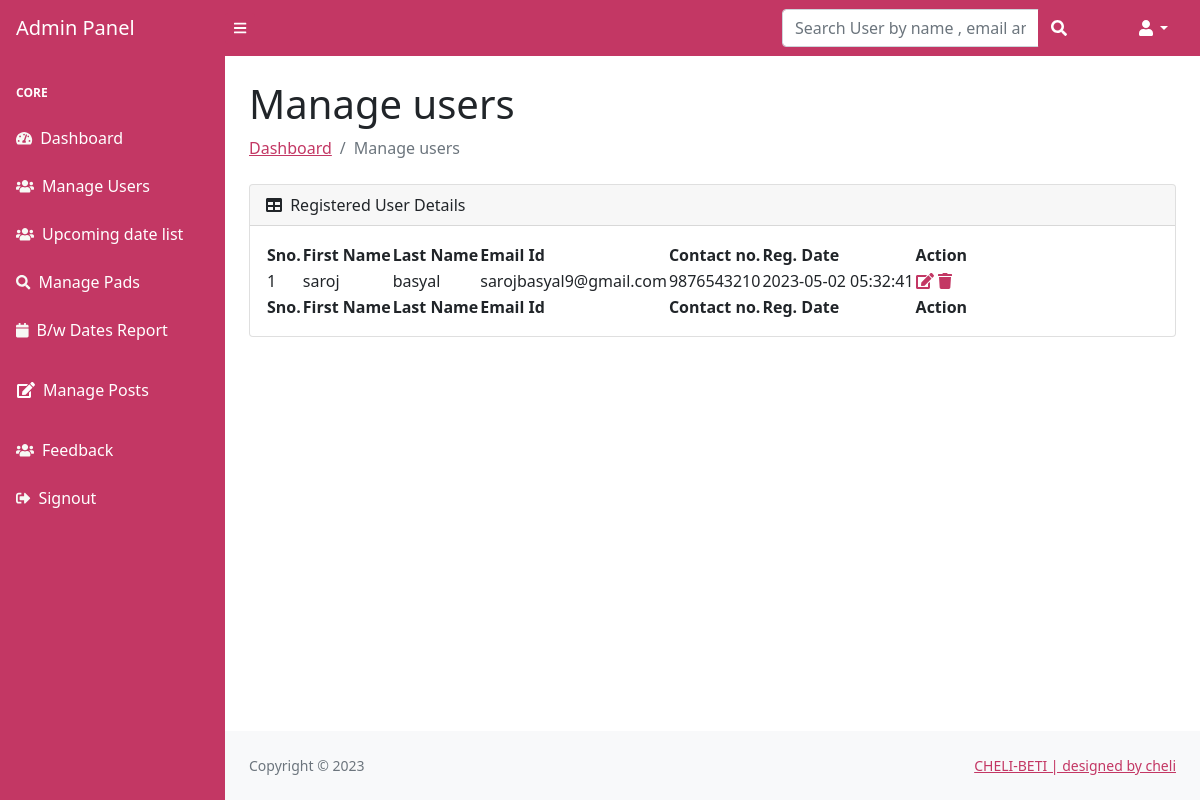
Screenshot of /login/loginsystem/admin/manage-users.php (signed in) with the database file from the repository.
### tables this page shows
CREATE TABLE `users` (
  `id` int(255) NOT NULL,
  `fname` varchar(255) NOT NULL,
  `lname` varchar(255) NOT NULL,
  `email` varchar(255) NOT NULL,
  `password` varchar(255) NOT NULL,
  `contactno` varchar(10) NOT NULL,
  `location` varchar(255) NOT NULL,
  `posting_date` timestamp NOT NULL DEFAULT current_timestamp(),
  `code` varchar(255) NOT NULL
);

### login/loginsystem/admin/manage-users.php (the view, shortened to what this page needs)
<?php session_start();
include_once('../includes/config.php');
if (strlen($_SESSION['adminid']==0)) {
  header('location:logout.php');
  } else{
   ?>
<!DOCTYPE html>
<html lang="en">
    <head>
        <link href="https://cdn.jsdelivr.net/npm/simple-datatables@latest/dist/style.css" rel="stylesheet" />
        <link href="../css/styles.css" rel="stylesheet" />
    </head>
    <body class="sb-nav-fixed">
      <?php include_once('includes/navbar.php');?>
        <div id="layoutSidenav">
         <?php include_once('includes/sidebar.php');?>
            <div id="layoutSidenav_content">
                <main>
                    <div class="container-fluid px-4">
                        <h1 class="mt-4">Manage users</h1>
                        <ol class="breadcrumb mb-4">
                            <li class="breadcrumb-item"><a href="dashboard.php">Dashboard</a></li>
                            <li class="breadcrumb-item active">Manage users</li>
                        </ol>
                        <div class="card mb-4">
                            <div class="card-header">
                                <i class="fas fa-table me-1"></i>
                                Registered User Details
                            </div>
                            <div class="card-body">
                                <table id="datatablesSimple">
                                    <thead>
                                        <tr>
                                             <th>Sno.</th>
                                  <th>First Name</th>
                                  <th> Last Name</th>
                                  <th> Email Id</th>
                                  <th>Contact no.</th>
                                  <th>Reg. Date</th>
                                  <th>Action</th>
                                        </tr>
                                    </thead>
                                    <tfoot>
                                        <tr>
                                             <th>Sno.</th>
                                  <th>First Name</th>
                                  <th> Last Name</th>
                                  <th> Email Id</th>
                                  <th>Contact no.</th>
                                  <th>Reg. Date</th>
                                  <th>Action</th>
                                        </tr>
                                    </tfoot>
                                    <tbody>
                                              <?php $ret=mysqli_query($con,"select * from users");
                              $cnt=1;
                              while($row=mysqli_fetch_array($ret))
                              {?>
                              <tr>
                              <td><?php echo $cnt;?></td>
                                  <td><?php echo $row['fname'];?></td>
                                  <td><?php echo $row['lname'];?></td>
                                  <td><?php echo $row['email'];?></td>
                                  <td><?php echo $row['contactno'];?></td>  <td><?php echo $row['posting_date'];?></td>
                                  <td>
                                     <a href="user-profile.php?uid=<?php echo $row['id'];?>">
                          <i class="fas fa-edit"></i></a>
                                     <a href="manage-users.php?id=<?php echo $row['id'];?>" onClick="return confirm('Do you really want to delete');"><i class="fa fa-trash" aria-hidden="true"></i></a>
                                  </td>
                              </tr>
                              <?php $cnt=$cnt+1; }?>
                                    </tbody>
                                </table>
                            </div>
                        </div>
                    </div>
                </main>
  <?php include('../includes/footer.php');?>
            </div>
        </div>
    </body>
</html>
<?php } ?>

### rows the page displays
users: fname "saroj", lname "basyal", email "sarojbasyal9@gmail.com", contactno "9876543210", posting_date "2023-05-02 05:32:41"
